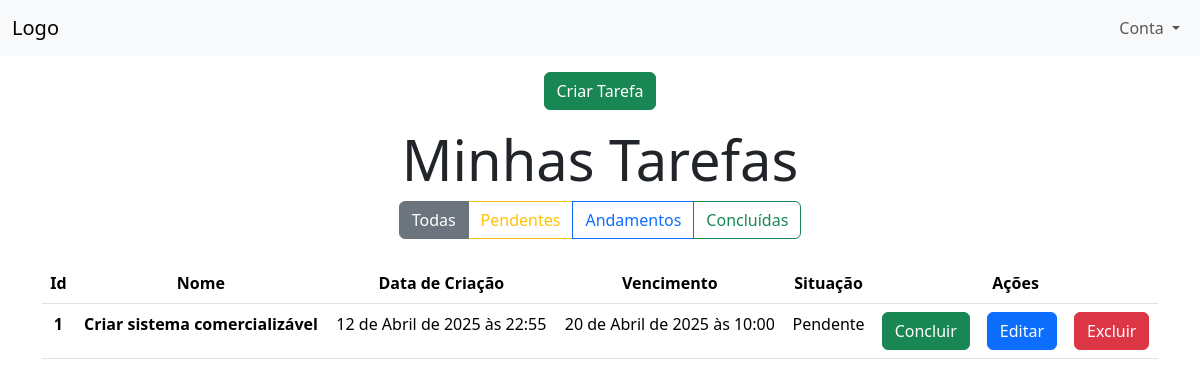
/task/home/ (signed in), run on an earlier commit of the app's database.
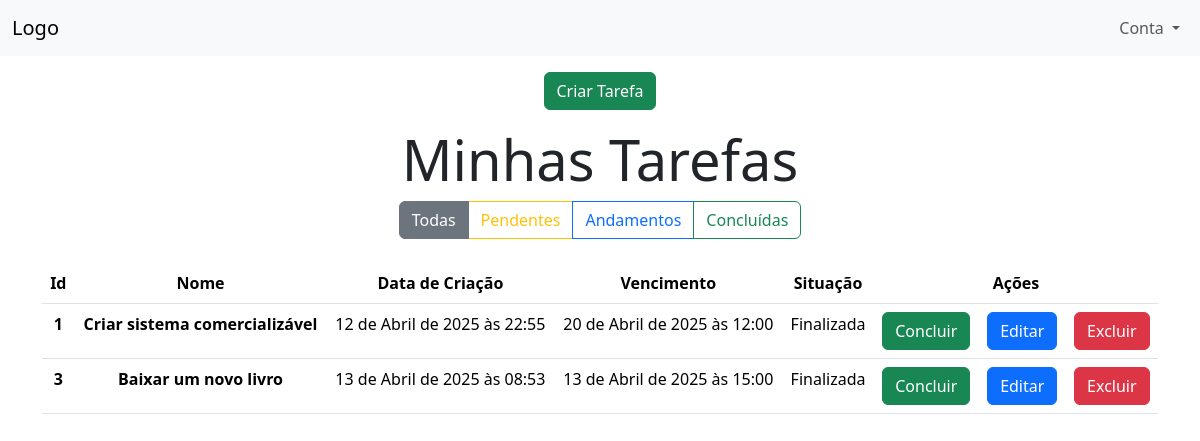
And on a later commit of the database.
### task/models.py (models this page shows, shortened)
class Task(models.Model):
    name = models.CharField(max_length=255)
    creation_date = models.DateTimeField(auto_now_add=True)
    expiration_date = models.DateTimeField()
    user = models.ForeignKey(User, on_delete=models.DO_NOTHING)
    status = models.CharField(max_length=20,
                               choices=StatusEnum.choices,
                                 default=StatusEnum.PENDING)

### task/views.py (the view, shortened to what this page needs)
# urls.py: path('home/', views.home, name='home'),
@login_required(login_url='/account/login')
def home(request):
    status = [status.value for status in StatusEnum]
    status_selecionado = request.GET.get('status_selecionado')
    user = request.user
    tasks = Task.objects.filter(user = user).all()
    return render(request, 'home.html', {'status': status, 'tasks': tasks, 'status_selecionado': status_selecionado})

### task/templates/home.html (shortened to what this page needs)
{% extends 'base.html' %}
{% block content %}
    {% include 'partials/navbar.html' %}
    <div class="d-flex justify-content-center mb-3 mt-3">
        <a href="{% url 'create_task' %}" class="btn btn-success">Criar Tarefa</a>
    </div>
    <div class='container'>
        <h1 class="text-center display-4">Minhas Tarefas</h1>
        <div class="d-flex justify-content-center mb-4">
            <div class="btn-group" role="group" aria-label="Filtro de Tarefas">
                <a href="?status_selecionado=todas" class="btn btn-outline-secondary {% if request.GET.status_selecionado == 'todas' or not request.GET.status_selecionado %}active{% endif %}">Todas</a>
                <a href="?status_selecionado=pendentes" class="btn btn-outline-warning {% if request.GET.status_selecionado == 'pendentes' %}active{% endif %}">Pendentes</a>
                <a href="?status_selecionado=andamentos" class="btn btn-outline-primary {% if request.GET.status_selecionado == 'andamentos' %}active{% endif %}">Andamentos</a>
                <a href="?status_selecionado=concluidas" class="btn btn-outline-success {% if request.GET.status_selecionado == 'concluidas' %}active{% endif %}">Concluídas</a>
            </div>
        </div>
        <table class="table">
            <thead>
              <tr class="text-center">
                <th scope="col">Id</th>
                <th scope="col">Nome</th>
                <th scope="col">Data de Criação</th>
                <th scope="col">Vencimento</th>
                <th scope="col">Situação</th>
                <th scope="col" colspan="3">Ações</th>
              </tr>
            </thead>
            <tbody>
              {% for task in tasks %}
                <tr class="text-center">
                    <th>{{task.id}}</th>
                    <th>{{task.name}}</th>
                    <td>{{task.creation_date}}</td>
                    <td>{{task.expiration_date}}</td>
                    <td>{{task.status}}</td>
                    <td><a class="btn btn-success" href="{% url 'finish_task' task.id %}">Concluir</a></td>
                    <td><a class="btn btn-primary" href="{% url 'edit_task' task.id %}">Editar</a></td>
                    <td><a class="btn btn-danger" href="{% url 'exclude_task' task.id %}">Excluir</a></td>
                </tr>
              {% endfor %}
            </tbody>
          </table>
    </div>
{% endblock %}

What changed in the data, as far as the page shows it:
changed Task "Criar sistema comercializável": expiration_date "20 de Abril de 2025 às 10:00" → "20 de Abril de 2025 às 12:00"; status "Pendente" → "Finalizada"
added Task: id "3", name "Baixar um novo livro", creation_date "13 de Abril de 2025 às 08:53", expiration_date "13 de Abril de 2025 às 15:00", status "Finalizada"
